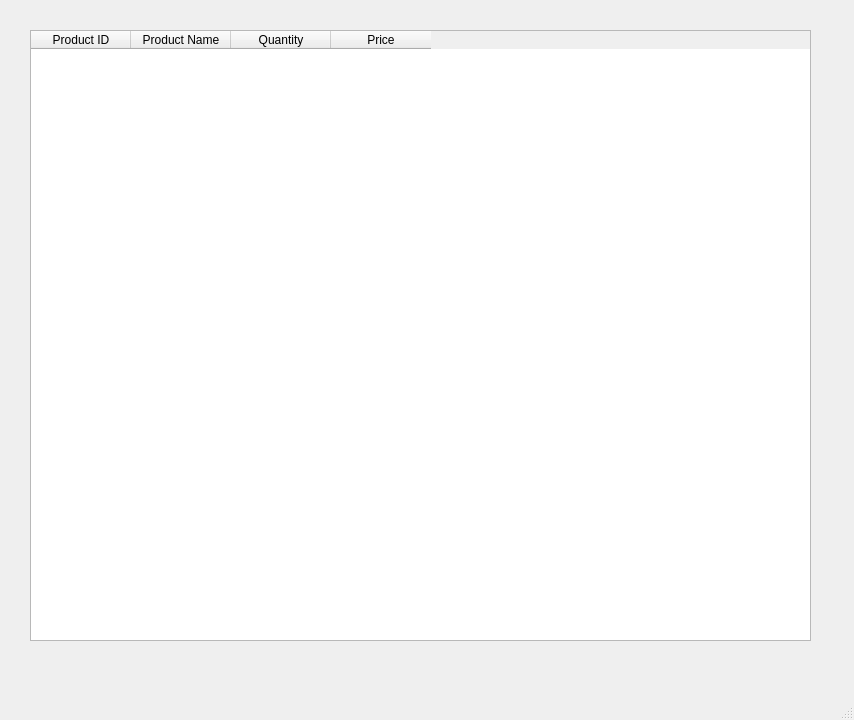
<?xml version="1.0" encoding="UTF-8"?>
<ui version="4.0">
 <class>MainWindow</class>
 <widget class="QMainWindow" name="MainWindow">
  <property name="geometry">
   <rect>
    <x>0</x>
    <y>0</y>
    <width>854</width>
    <height>720</height>
   </rect>
  </property>
  <property name="windowTitle">
   <string>MainWindow</string>
  </property>
  <widget class="QWidget" name="centralwidget">
   <widget class="QTableWidget" name="tableWidgetProduct">
    <property name="geometry">
     <rect>
      <x>30</x>
      <y>30</y>
      <width>781</width>
      <height>611</height>
     </rect>
    </property>
    <column>
     <property name="text">
      <string>Product ID</string>
     </property>
    </column>
    <column>
     <property name="text">
      <string>Product Name</string>
     </property>
    </column>
    <column>
     <property name="text">
      <string>Quantity</string>
     </property>
    </column>
    <column>
     <property name="text">
      <string>Price</string>
     </property>
    </column>
   </widget>
  </widget>
  <widget class="QMenuBar" name="menubar">
   <property name="geometry">
    <rect>
     <x>0</x>
     <y>0</y>
     <width>854</width>
     <height>22</height>
    </rect>
   </property>
  </widget>
  <widget class="QStatusBar" name="statusbar"/>
 </widget>
 <resources/>
 <connections/>
</ui>
